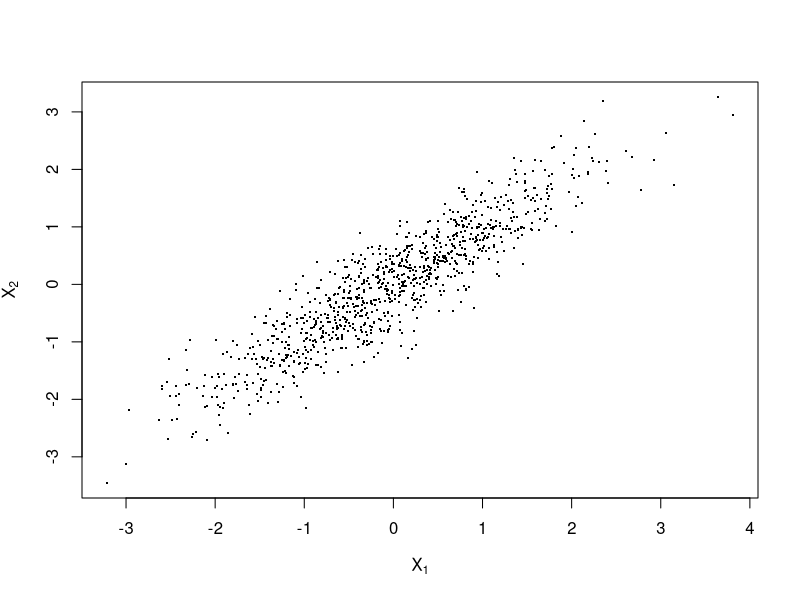
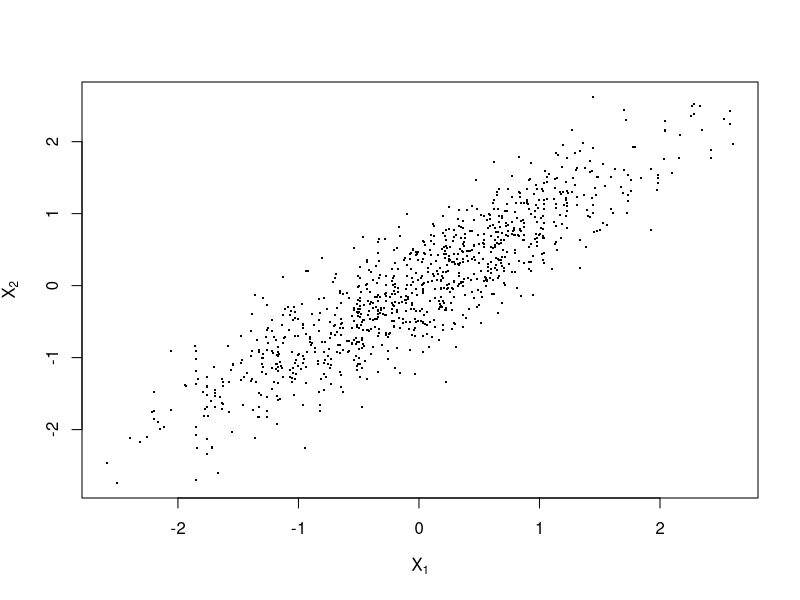
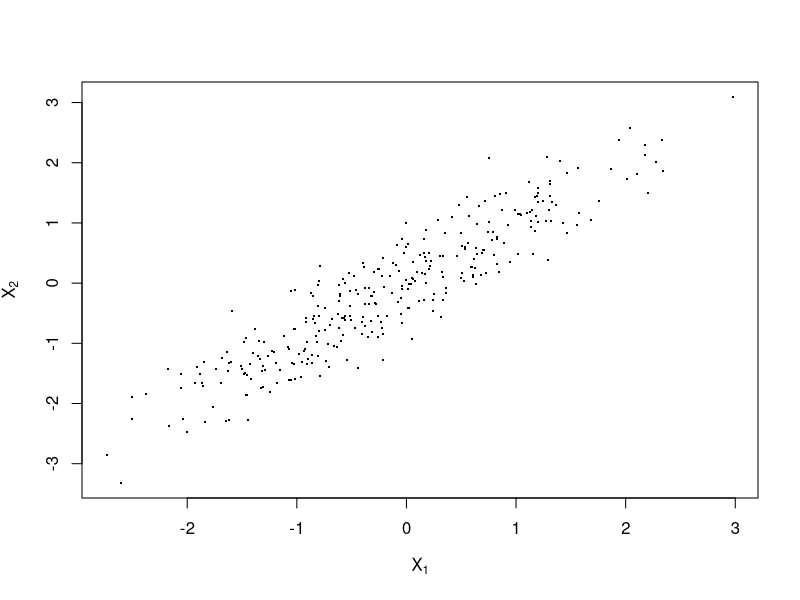
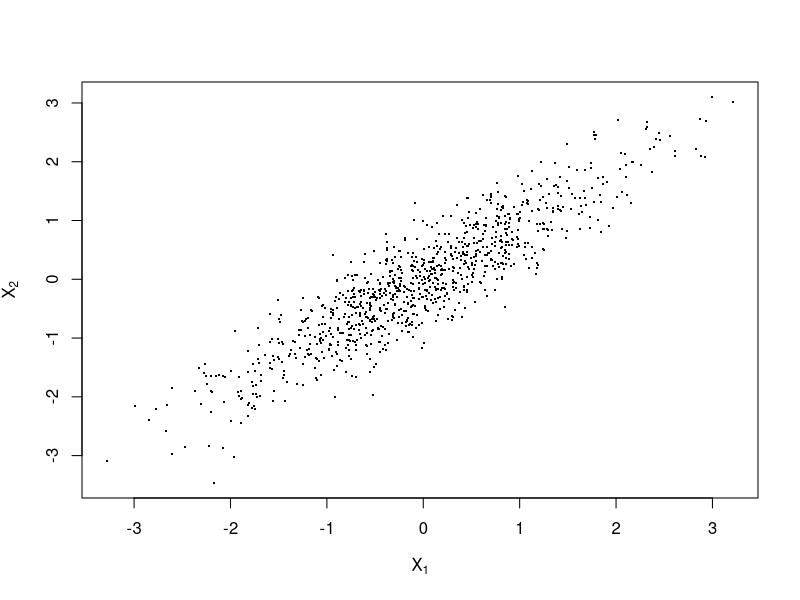
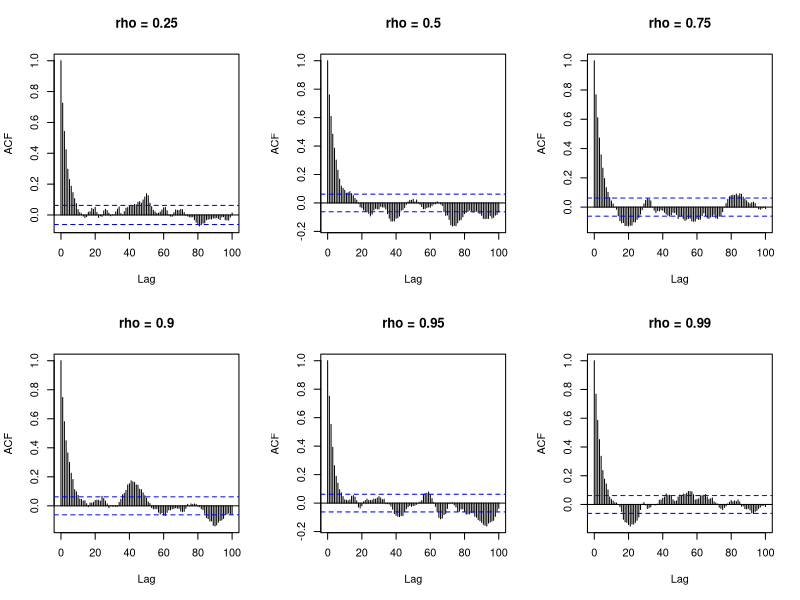
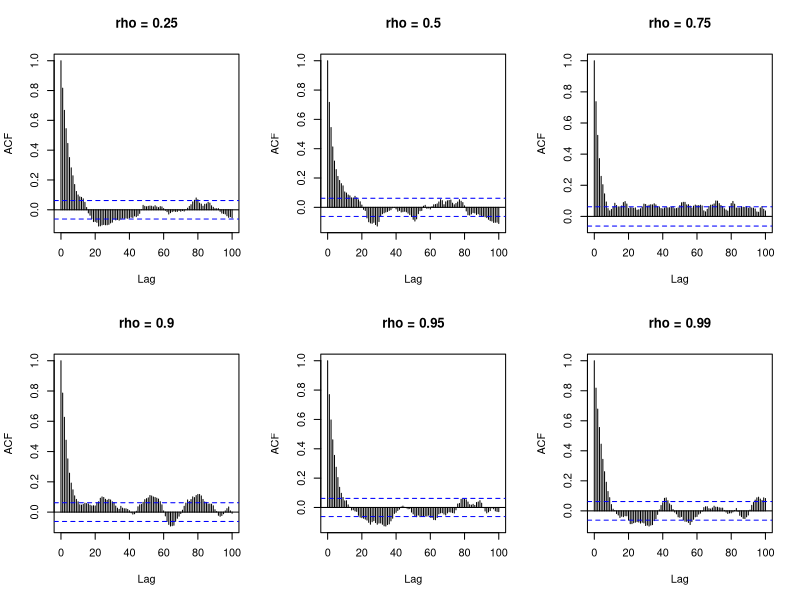
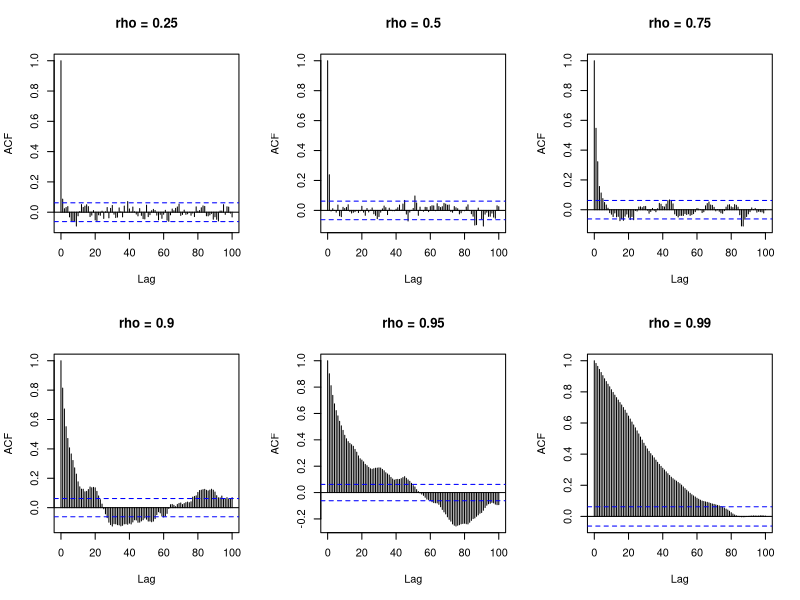
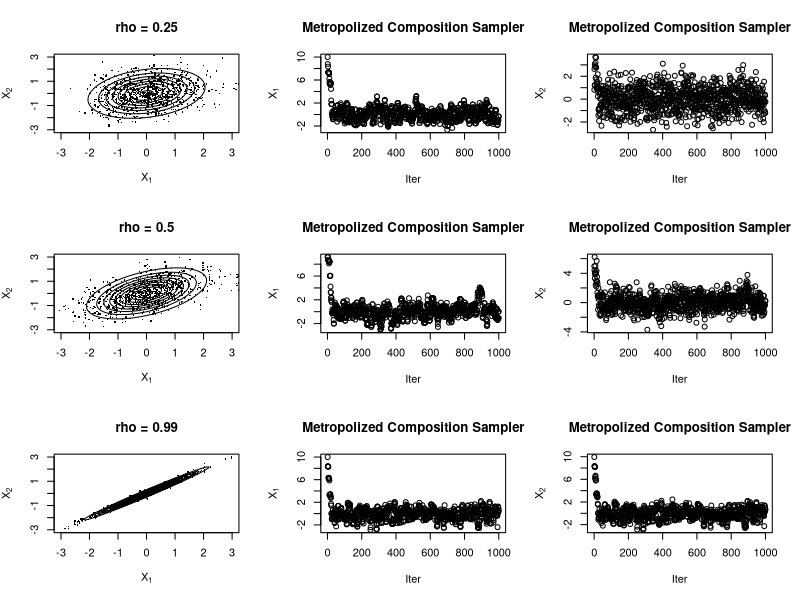

These charts were generated, in order, by the following R code:
## ----libraries, message=FALSE, warning=FALSE-----------------------------
library(reshape2)
library(plyr)
library(ggplot2)
library(xtable)
library(MASS)
library(mvtnorm)

## ----set_seed------------------------------------------------------------
set.seed(1)

## ----composition_sampler-------------------------------------------------
composition_bivariate_normal = function(n_points, rho) {
  theta = matrix(c(0,0), nrow=n_points, ncol=2, byrow=TRUE)
  v = sqrt(1-rho^2)
  for (i in 1:n_points) {
    theta[i,1] = rnorm(1, 0, 1)
    theta[i,2] = rnorm(1, rho*theta[i,1], v)
  }
  return(theta)
}

theta_1 = composition_bivariate_normal(n<-1000, rho=0.9)
plot(theta_1[,1], theta_1[,2], xlab = expression(X[1]), ylab = expression(X[2]), pch=".", cex=2)

## ----Metropolized composition_sampler-----------------------------------
metropolized_composition_normal = function(theta0, n_points, rho) {
  theta = matrix(c(0,0), nrow=n_points, ncol=2, byrow=TRUE)
  log_q = function(theta) dnorm(theta,log=TRUE)
  current = theta0
  v = sqrt(1-rho^2)
  for (i in 1:n_points) {
    proposed = rnorm(1,current)
    logr = log_q(proposed)-log_q(current)
    current = ifelse(log(runif(1))<logr, proposed, current)
    theta[i,1] = current
    theta[i,2] = rnorm(1, rho*theta[i,1], v)
  }
  return(theta)
}

theta_2 = metropolized_composition_normal(0, n<-1000, rho=0.9)
plot(theta_2[,1], theta_2[,2], xlab = expression(X[1]), ylab = expression(X[2]), pch=".", cex=2)

## ----random walk metropolis hastings algorithm-------------------------
metropolis_hastings_normal = function(theta0, n_points, rho) {
  s = matrix(c(1,rho,rho,1),nrow=2,ncol=2,byrow=TRUE)
  log_q = function(theta) -(theta[1]^2+theta[2]^2-2*rho*theta[1]*theta[2])/(2*(1-rho^2))
  #initialize
  S = diag(2)  # S_0
  current = theta0
  theta = matrix(current, nrow=n_points, ncol=2, byrow=TRUE)
  for (i in 2:n_points) {
    proposed = mvrnorm(1,current,2.4^2*S/2)
    logr = log_q(proposed)-log_q(current)
    if (log(runif(1)) < logr) current = proposed
    theta[i,] = current
    if (i%%50 == 0) S = var(theta[1:i,])
  }
  return(theta)
}

theta_3 = metropolis_hastings_normal(c(0,1), n<-1000, rho=0.9)
plot(theta_3[,1], theta_3[,2], xlab = expression(X[1]), ylab = expression(X[2]), pch=".", cex=2)


## ----bivariate_normal_mcmc, echo=TRUE------------------------------------
gibbs_bivariate_normal = function(theta0, n_points, rho) {
  theta = matrix(theta0, nrow=n_points, ncol=2, byrow=TRUE)
  v = sqrt(1-rho^2)
  for (i in 2:n_points) {
    theta[i,1] = rnorm(1, rho*theta[i-1,2], v)
    theta[i,2] = rnorm(1, rho*theta[i  ,1], v)
  }
  return(theta)
}

theta_4 = gibbs_bivariate_normal(c(0,1), n<-1000, rho=0.9)
plot(theta_4[,1], theta_4[,2], xlab = expression(X[1]), ylab = expression(X[2]), pch=".", cex=2)

## ----problem 1.5------------------------------------
rho_vector = c(0.25,0.5,0.75,0.9,0.95,0.99)
F_m1 <- matrix(c(1, 2, 3, 4, 5, 6), nrow = 2, ncol = 3, byrow = TRUE)

# sampler_2
layout(F_m1)
for (i in rho_vector) {
  X_sampler2 = metropolized_composition_normal(0, n<-1000, rho<-i)
  acf(X_sampler2[,1], 100, plot=TRUE, main = paste(expression(rho), "=", i))
  print(length(unique(na.omit(X_sampler2[,1]))))
}

#sampler_3
layout(F_m1)
for (i in rho_vector) {
  X_sampler3 = metropolis_hastings_normal(c(0,1), n<-1000, rho<-i)
  acf(X_sampler3[,1], 100, plot=TRUE, main = paste(expression(rho), "=", i))
  print(length(unique(na.omit(X_sampler3[,1]))))
}

#sampler_4
layout(F_m1)
for (i in rho_vector) {
  X_sampler4 = gibbs_bivariate_normal(c(0,1), n<-1000, rho<-i)
  acf(X_sampler4[,1], 100, plot=TRUE, main = paste(expression(rho), "=", i))
  print(length(unique(na.omit(X_sampler4[,1]))))
}


## ----problem 1.6------------------------------------
rho_vector_new = c(0.25,0.5,0.99)
F_m2 <- matrix(c(1,2,3,4,5,6,7,8,9),nrow=3,ncol=3,byrow=TRUE)

# sampler_2
layout(F_m2)
for (i in rho_vector_new) {
  n.out = 101
  xx <- seq(-3, 3, length=n.out)
  grid <- expand.grid(x=xx, y=xx)
  Sigma = matrix(c(1,i,i,1),nrow=2,ncol=2,byrow=TRUE)
  like <- matrix(apply(grid, 1, function(x) mvtnorm::dmvnorm(x,sigma=Sigma)),n.out,n.out)
  contour(xx, xx, like, drawlabels=F, nlevels=10, xlim=c(-3,3), ylim=c(-3,3), 
          xlab=expression(X[1]), ylab=expression(X[2]), main = paste(expression(rho), "=", i)) 
  X_sampler2_new = metropolized_composition_normal(10, n<-1000, rho<-i)
  points(X_sampler2_new[,1], X_sampler2_new[,2], xlab = expression(X[1]), ylab = expression(X[2]), pch=".", cex=2)
  plot(1:n, X_sampler2_new[,1], xlab="Iter", ylab=expression(X[1]), main="Metropolized Composition Sampler")
  plot(1:n, X_sampler2_new[,2], xlab="Iter", ylab=expression(X[2]), main="Metropolized Composition Sampler")
}

# sampler_3
layout(F_m2)
for (i in rho_vector_new) {
  n.out = 101
  xx <- seq(-3, 3, length=n.out)
  grid <- expand.grid(x=xx, y=xx)
  Sigma = matrix(c(1,i,i,1),nrow=2,ncol=2,byrow=TRUE)
  like <- matrix(apply(grid, 1, function(x) mvtnorm::dmvnorm(x,sigma=Sigma)),n.out,n.out)
  contour(xx, xx, like, drawlabels=F, nlevels=10, xlim=c(-3,3), ylim=c(-3,3), 
          xlab=expression(X[1]), ylab=expression(X[2]), main = paste(expression(rho), "=", i)) 
  X_sampler3_new = metropolis_hastings_normal(c(-10,10), n<-1000, rho<-i)
  points(X_sampler3_new[,1], X_sampler3_new[,2], xlab = expression(X[1]), ylab = expression(X[2]), pch=".", cex=2)
  plot(1:n, X_sampler3_new[,1], xlab="Iter", ylab=expression(X[1]), main="Random-Walk Metropolis-Hastings Sampler")
  plot(1:n, X_sampler3_new[,2], xlab="Iter", ylab=expression(X[2]), main="Random-Walk Metropolis-Hastings Sampler")
}

# sampler_4
layout(F_m2)
for (i in rho_vector_new) {
  n.out = 101
  xx <- seq(-3, 3, length=n.out)
  grid <- expand.grid(x=xx, y=xx)
  Sigma = matrix(c(1,i,i,1),nrow=2,ncol=2,byrow=TRUE)
  like <- matrix(apply(grid, 1, function(x) mvtnorm::dmvnorm(x,sigma=Sigma)),n.out,n.out)
  contour(xx, xx, like, drawlabels=F, nlevels=10, xlim=c(-3,3), ylim=c(-3,3), 
          xlab=expression(X[1]), ylab=expression(X[2]), main = paste(expression(rho), "=", i)) 
  X_sampler4_new = gibbs_bivariate_normal(c(-10,10), n<-1000, rho<-i)
  points(X_sampler4_new[,1], X_sampler4_new[,2], xlab = expression(X[1]), ylab = expression(X[2]), pch=".", cex=2)
  plot(1:n, X_sampler4_new[,1], xlab="Iter", ylab=expression(X[1]), main="Gibbs Sampler")
  plot(1:n, X_sampler4_new[,2], xlab="Iter", ylab=expression(X[2]), main="Gibbs Sampler")
}
